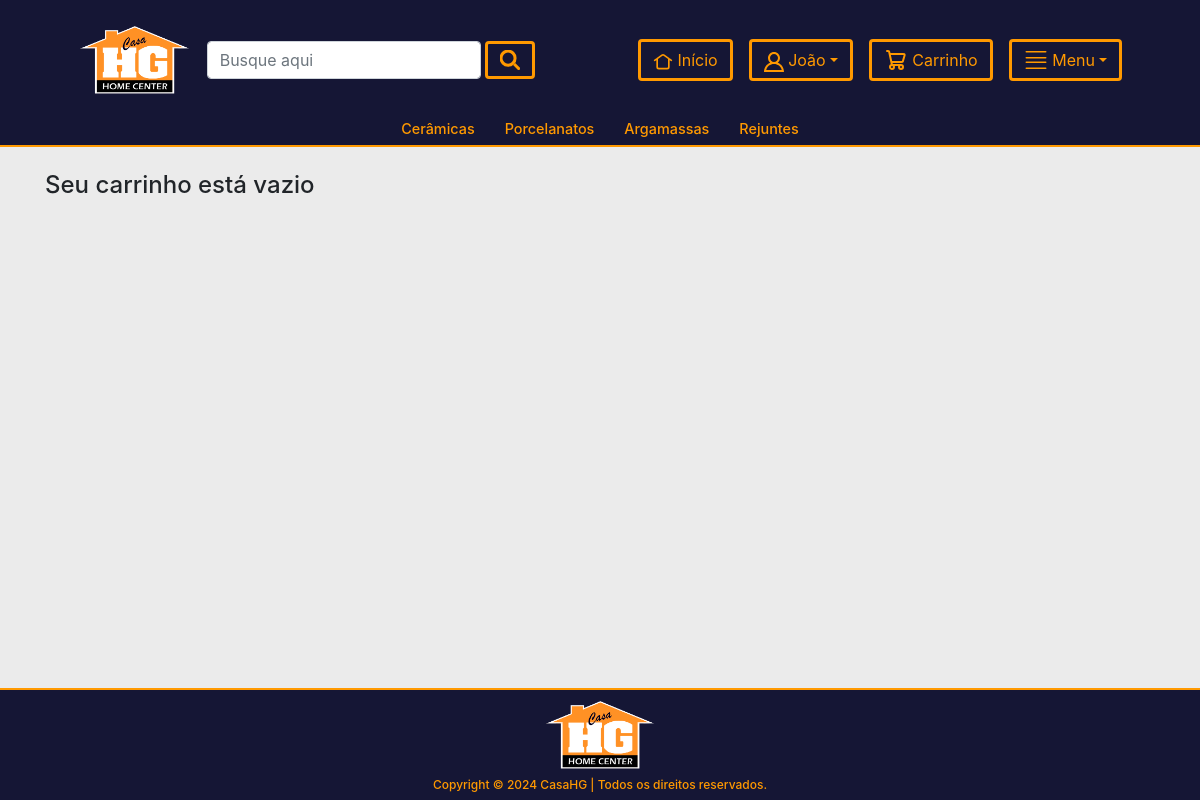
The page /meu-carro/ (signed in) on the database its author committed.
### app/models.py (models this page shows, shortened)
class Empresa(models.Model):
    titulo = models.CharField(max_length=200)
    link = models.CharField(max_length=200,null=True,blank=True)
    image = models.ImageField(upload_to="empresas")

class Cliente(models.Model):
    user = models.OneToOneField(User, on_delete=models.CASCADE)
    nome = models.CharField(max_length=200,default="")
    sobrenome = models.CharField(max_length=200,default="")
    cpf_ou_cnpj = models.CharField(max_length=14,default="")
    cpf_ou_cnpj_formatado = models.CharField(max_length=20, default="")
    bool_cpf_cnpj = models.BooleanField(default=False)
    email = models.EmailField(default="")
    telefone = models.CharField(max_length=19,default="")
    data_criacao = models.DateTimeField(auto_now_add=True)
    verificado = models.BooleanField(default=False)

class Categoria(models.Model):
    titulo = models.CharField(max_length=200)
    slug = models.SlugField(unique=True)

### app/views.py (the view)
# urls.py: path("meu-carro/",MeuCarroView.as_view(),name="meucarro"),
class MeuCarroView(LojaMixin, BaseContextMixin, TemplateView):
    template_name = "meucarro.html"
    def get_context_data(self, **kwargs):
        context = super().get_context_data(**kwargs)
        carro_id = self.request.session.get("carro_id",None)
        if carro_id:
            carro_id = Carro.objects.get(id=carro_id)
        else:
            carro_id = None
        context["carro"] = carro_id
        return context

### app/context_processors.py (called while the page is built)
def add_empresa_to_context(request):
    return {'empresa': Empresa.objects.first(), 'debug_var': 'Debug Variable'}

### app/views.py (called while the page is built)
    def dispatch(self,request,*args,**kwargs):
        carro_id = request.session.get("carro_id")
        if carro_id:
            carro_obj = Carro.objects.get(id=carro_id)
            if request.user.is_authenticated and request.user.cliente:
                carro_obj.cliente = request.user.cliente
                carro_obj.save()
        else:
            carro_obj = Carro.objects.create(total=0)
            carro_obj.save()
            self.request.session['carro_id'] = carro_obj.id
        return super().dispatch(request,*args,**kwargs)

    def get_context_data(self, **kwargs):
        context = super().get_context_data(**kwargs)
        carro_id = self.request.session.get("carro_id")
        if carro_id:
            carro_obj = Carro.objects.get(id=carro_id)
            produtos = list(CarroProduto.objects.filter(carro=carro_obj))
            if produtos:
                context["numProdCarro"] = len(produtos)
        context['todoscategorias'] = Categoria.objects.all()
        context['footer'] = Empresa.objects.all()
        return context

### templates/meucarro.html (shortened to what this page needs)
{% extends 'base.html' %}
{% load static %}
{% load humanize %}
{% load l10n %}
{% load custom_filters %}
{% block content %}
<link rel="stylesheet" type="text/css" href="{% static 'css/carro.css' %}">
<section class="container table-container">
    <br>
    <div class="row justify-content-center">
        <div class="col-12 col-sm-12 col-md-12">
            <div class="table-responsive grande">
                {% if carro.carroproduto_set.all%}
                    <table class="table">
                        <thead>
                            <tr>
                                <th colspan="3" class="text-center">Produtos</th>
                                <th class="text-center">Preço Unitário</th>
                                <th class="text-center">Quantidade</th>
                                <th style="border-right: none;"></th>
                                <th {% if not carro.carroproduto_set.all%}colspan = "2"{% endif %} class="text-center" style="border-right: none; border-left: none;">Subtotal</th>
                                <th style="border-left: none;"></th>
                                {% if carro.carroproduto_set.all%}
                                    <th class="text-center">Ação</th>
                                {% endif %}
                            </tr>
                        </thead>
                        <tbody>
                            {%for cp in carro.carroproduto_set.all %}
                                <tr>
                                    <td class="text-center" style="border-right: none;">{{ forloop.counter }}.</td>
                                    <td class="text-center" style="border-left: none; border-right: none;"><img class="prodImage" src="{{ cp.produto.image.url }}"></td>
                                    <td class="text-center" style="border-left: none;"><a href="{% url 'lojaapp:produtodetalhe' cp.produto.slug %}">{{ cp.produto.descricao }}</a></td>
                                    <td class="text-center">R$ {{ cp.preco_unitario|intcomma }}</td>
                                    <td class="text-center">{{ cp.quantidade|prod:cp.produto.fechamento_embalagem }}{{ cp.produto.unidade|format_unit }}</td>
                                    <td {% if not carro.carroproduto_set.all%}colspan = "4"{% else %}colspan = "3"{% endif %} class="text-center">R$ {{ cp.subtotal|intcomma }}</td>
                                    <td class="justify-content-center text-center">
                                        <a href="{%url 'lojaapp:manipularcarro' cp.id %}?acao=inc" class="btn btn-success"> + </a>
                                        <a href="{%url 'lojaapp:manipularcarro' cp.id %}?acao=dcr" class="btn btn-warning"> - </a>
                                        <a href="{%url 'lojaapp:manipularcarro' cp.id %}?acao=rmv" class="btn btn-danger"> X </a>
                                    </td>
                                </tr>
                            {%endfor%}
                            <tr>
                                <th colspan = "5" class="justify-content-center text-right">Total:</th>
                                <th {% if not carro.carroproduto_set.all%}colspan = "4"{% else %}colspan = "3"{% endif %} class="justify-content-center text-center">R$ {{ carro.total|intcomma }}</th>
                                {% if carro.carroproduto_set.all%}
                                    <th class="justify-content-center text-center">
                                        <a href="{%url 'lojaapp:limparcarro'%}" class="btn btn-warning"> Limpar carrinho </a>
                                    </th>
                                {% endif %}
                            </tr>
                            <tr>
                                {% if carro.carroproduto_set.all%}
                                    <th colspan="9" class="justify-content-center text-center">
                                        <a href="{%url 'lojaapp:formadeentrega'%}" class="btn btn-info"> Finalizar Compra </a>
                                    </th>
                                {% endif %}
                            </tr>
                        </tbody>
                    </table>
                {% else %}
                    <h4>Seu carrinho está vazio</h4>
                {% endif %}
            </div>
        </div>
    </div>
</section>
{% endblock %}

### templates/base.html (shortened to what this page needs)
{% load static %}
{% load humanize %}
{% load l10n %}
<!doctype html>
<html lang="en">
<head>
    <link rel="stylesheet" href="https://cdn.jsdelivr.net/npm/bootstrap@5.3.2/dist/css/bootstrap.min.css">
    <link rel="stylesheet" href="https://stackpath.bootstrapcdn.com/bootstrap/4.3.1/css/bootstrap.min.css">
    <link rel="stylesheet" type="text/css" href="{% static 'css/base.css' %}">
</head>
<body>
    <header class="form-custom-background container-fluid grande">
        <div class="form-custom-background">
            <div class="d-flex align-items-center text-center" style="height: 120px;">
                <div class="col d-flex align-items-center text-center" style="flex: 2;">
                    <a href="{% url 'lojaapp:home' %}" class="mt-3 mb-3 ml-5 me-3">
                            <img style="height:70px; object-fit:cover;" src="{{ empresa.image.url }}" alt="" class="img-fluid">
                    </a>
                    <form class="d-flex mt-3 mb-3" method="get" action="{% url 'lojaapp:pesquisar' %}" >
                        <input class="form-control custom-max-width-input mt-4 mb-4 me-1" type="search" placeholder="Busque aqui" name="query" value="{{ request.GET.query }}">
                        <button class="btn btn-custom font-weight-bold mt-4 mb-4" type="submit">
                            <svg width="20" height="20" xmlns="http://www.w3.org/2000/svg" viewBox="0 0 19.9 19.7" style="stroke-width: 3;"><g fill="none" stroke="currentColor"><path stroke-linecap="square" d="M18.5 18.3l-3.4-3.4"/><circle cx="8" cy="8" r="7"/></g></svg>
                        </button>
                    </form>
                </div>
                <div class="col d-flex align-items-center text-center justify-content-end" style="flex: 1;">
                    <form class="mt-3 mb-3 me-3">
                        <a class=" btn btn-custom mt-4 mb-4" href="{% url 'lojaapp:home' %}">
                            <div>
                            </div>
                            <div class="texto-menu" >
                                &nbsp;Início
                            </div>
                        </a>
                    </form>
                    {% if request.user.cliente %}
                        <form class="dropdown mt-3 mb-3 me-3">
                            <a class="dropdown-toggle btn btn-custom mt-4 mb-4" href="#" id="navbarDropdown2" role="button" data-toggle="dropdown" aria-haspopup="true" aria-expanded="false">
                                <div>
                                </div>
                                <div class="texto-menu">
                                    &nbsp;{{ request.user.cliente.nome }}
                                </div>
                            </a>
                        </form>
                    {% endif %}
                    <form action="{% url 'lojaapp:meucarro' %}" method="get" class="mt-3 mb-3 me-3">
                        <button class="btn btn-custom mt-4 mb-4">
                            <div class="texto-menu">
                                &nbsp;Carrinho
                            </div>
                        </button>
                    </form>
                    <form class="dropdown mt-3 mb-3 mr-5">
                        <a class="dropdown-toggle btn btn-custom mt-4 mb-4" href="#" id="navbarDropdown" role="button" data-toggle="dropdown" aria-haspopup="true" aria-expanded="false">
                            <div class="texto-menu" >&nbsp;Menu</div>
                        </a>
                    </form>
                </div>
            </div>
        </div>
    </header>
    <div class="grande">
        {% include "barra_macro_grupos.html" %}
    </div>
    <section>
        {% block content %}
        {% endblock content %}
    </section>
    <br>
    <footer class="form-custom-background" style="display: flex; justify-content: center;">
        <div class="row justify-content-center">
            <div class="col-3" style="display: flex; justify-content: center;">
                {% for empresa in footer %}
                    <a href="www.casahg.com.br"><img src="{{ empresa.image.url }}" style="height: 70px;"></a>
                {% endfor %}
            </div>
            <div class="col-12" style="display: flex; justify-content: center;">
                <h1 class="my-2" style="align-items: center; justify-content: center; font-size: 12px; display: flex;">Copyright © 2024 CasaHG | Todos os direitos reservados.</h1>
            </div>
        </div>
    </footer>
</body>
</html>

### templates/barra_macro_grupos.html
{% load static %}
<div class="form-custom-background d-flex" style="justify-content: center; align-items: center; border-bottom: 2px solid #ff9900;">
    {% for c in todoscategorias %}
        <a href="{% url 'lojaapp:categoria' c.slug %}" style="color: inherit;">
            <div class="col texto-cor-secundaria">
                <h5 style="font-size:0.9rem;">{{c.titulo}}</h5>
            </div>
        </a>
    {% endfor %}
</div>

### static/css/base.css (style rules this page uses)
html, body { margin: 0; padding: 0; height: 100%; display: flex; flex-direction: column; }
body { background-color: #EBEBEB; }
section { flex: 1; }
.custom-max-width-input { max-width: 300px; }
.btn-custom { background-color: #151635; color: #ff9900; border-color: #ff9900; border-width: 3px; display: flex; justify-content: center; align-items: center; }
.form-custom-background { background-color: #151635; }
.texto-cor-secundaria { color: #ff9900; transition: 0.3s ease-in-out; }
footer { background-color: transparent; border-top: 2px solid #ff9900; box-shadow: none; }
footer .row { padding-top: 10px; width: 100%; color: #ff9900; }

### rows shown on the page
Empresa: image (picture)
Categoria: titulo "Cerâmicas"
Categoria: titulo "Porcelanatos"
Categoria: titulo "Argamassas"
Categoria: titulo "Rejuntes"

### other values the page prints
{{ request.user.cliente.nome }} "João"
